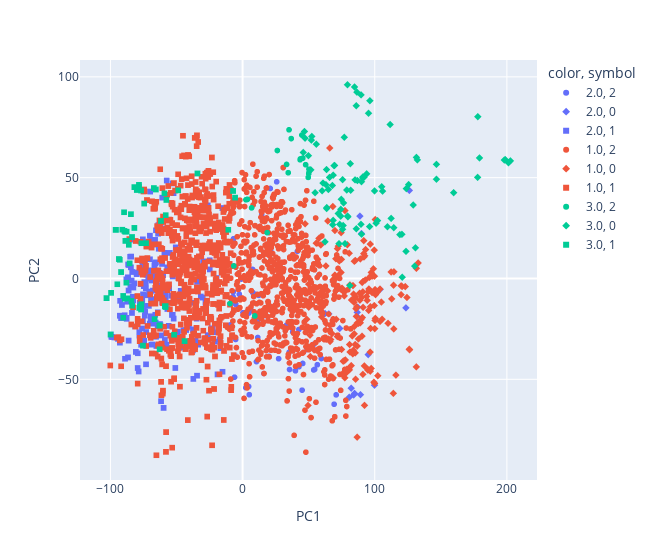

Here is the notebook cell this chart was saved with:
### Markdown cell above
### Données non-normalisées

### Code cell
cls = KMeans(n_clusters=3, init="k-means++")
cls.fit(data_without_class)
labels = pd.Series(cls.labels_, name="K-means")
labels = pd.Categorical(labels, categories=[0, 1, 2, 3])

fig = px.scatter(x=pcs.T[0], y=pcs.T[1], color=data["fetal_health"], symbol=labels,
                 labels={'x': 'PC1', 'y': 'PC2'}, width=650)
fig.show()
print(f"ARI : {adjusted_rand_score(labels, data['fetal_health'])}")

### Figure 1 — Plotly figure (JSON) as saved in the notebook; plotly's stock layout.template omitted (floating-point values rounded to 4 significant figures; data arrays with more than 128 entries replaced by an {"elided": "..."} marker saying what was removed)
{"data": [{"hovertemplate": "color=2.0<br>symbol=2<br>PC1=%{x}<br>PC2=%{y}<extra></extra>", "legendgroup": "2.0, 2", "marker": {"color": "#636efa", "symbol": "circle"}, "mode": "markers", "name": "2.0, 2", "showlegend": true, "type": "scattergl", "x": [20.94, 53.79, 54.54, 57.72, 42.6, 42.68, 10.49, -5.277, 25.8, 2.436, 4.553, 5.061, 16.09, 21.36, 21.54, 14.48, 41.5, -6.876, 7.6, -2.422, 27.26, 20.04, -7.07, 12.22, 56.57, -5.17, -5.17, 10.31, -0.9112, 54.01, 7.672, 45.49, 69.27, 70.81, 0.3103, 4.798, 59.56, 37.89, 40.0, 10.93, 35.2, -7.204, 48.82, 6.293, 17.44, 14.4, 12.43, 11.93, 33.33, 35.52, 11.48, 42.58, -3.138, 30.73, -9.181, 45.02, -6.091], "xaxis": "x", "y": [44.64, -45.38, -45.09, 1.695, -43.72, -43.73, -41.24, -30.24, 47.94, -54.17, -53.57, -57.63, -47.13, 14.33, 12.54, 31.78, 13.52, 19.68, -6.918, -7.839, -39.77, -38.6, -6.645, -8.386, -42.76, -12.82, -12.82, -7.876, -0.2906, -32.55, 4.462, -42.15, -62.35, -57.73, -16.97, -17.13, -39.7, -26.48, -45.8, -18.25, -36.63, -9.053, -35.3, -15.38, -18.46, -16.97, -20.09, -20.18, -23.09, -45.15, -29.28, -25.31, -5.414, 54.98, -23.02, -55.38, -48.95], "yaxis": "y"}, {"hovertemplate": "color=2.0<br>symbol=0<br>PC1=%{x}<br>PC2=%{y}<extra></extra>", "legendgroup": "2.0, 0", "marker": {"color": "#636efa", "symbol": "diamond"}, "mode": "markers", "name": "2.0, 0", "showlegend": true, "type": "scattergl", "x": [104.1, 123.6, 95.04, 82.17, 84.08, 80.69, 84.74, 89.19, 99.81, 126.2, 86.42, 86.75, 65.24, 62.38, 73.51, 68.51, 87.16, 89.96, 88.77], "xaxis": "x", "y": [-5.372, -14.56, -37.77, -54.4, -57.78, -58.9, -57.0, -57.62, -52.91, 43.66, -18.64, -16.8, -17.57, -17.36, -24.78, -1.547, -14.22, 22.28, 30.93], "yaxis": "y"}, {"hovertemplate": "color=2.0<br>symbol=1<br>PC1=%{x}<br>PC2=%{y}<extra></extra>", "legendgroup": "2.0, 1", "marker": {"color": "#636efa", "symbol": "square"}, "mode": "markers", "name": "2.0, 1", "showlegend": true, "type": "scattergl", "x": {"elided": "219 float values"}, "xaxis": "x", "y": {"elided": "219 float values"}, "yaxis": "y"}, {"hovertemplate": "color=1.0<br>symbol=2<br>PC1=%{x}<br>PC2=%{y}<extra></extra>", "legendgroup": "1.0, 2", "marker": {"color": "#EF553B", "symbol": "circle"}, "mode": "markers", "name": "1.0, 2", "showlegend": true, "type": "scattergl", "x": {"elided": "747 float values"}, "xaxis": "x", "y": {"elided": "747 float values"}, "yaxis": "y"}, {"hovertemplate": "color=1.0<br>symbol=0<br>PC1=%{x}<br>PC2=%{y}<extra></extra>", "legendgroup": "1.0, 0", "marker": {"color": "#EF553B", "symbol": "diamond"}, "mode": "markers", "name": "1.0, 0", "showlegend": true, "type": "scattergl", "x": {"elided": "170 float values"}, "xaxis": "x", "y": {"elided": "170 float values"}, "yaxis": "y"}, {"hovertemplate": "color=1.0<br>symbol=1<br>PC1=%{x}<br>PC2=%{y}<extra></extra>", "legendgroup": "1.0, 1", "marker": {"color": "#EF553B", "symbol": "square"}, "mode": "markers", "name": "1.0, 1", "showlegend": true, "type": "scattergl", "x": {"elided": "738 float values"}, "xaxis": "x", "y": {"elided": "738 float values"}, "yaxis": "y"}, {"hovertemplate": "color=3.0<br>symbol=2<br>PC1=%{x}<br>PC2=%{y}<extra></extra>", "legendgroup": "3.0, 2", "marker": {"color": "#00cc96", "symbol": "circle"}, "mode": "markers", "name": "3.0, 2", "showlegend": true, "type": "scattergl", "x": [3.607, 3.666, 2.523, 9.253, 9.253, -9.541, -6.67, 47.7, 6.803, 18.6, 34.53, 44.86, 36.79, 33.28, 35.15, 49.67, 50.07, 50.33, 50.25, 43.71, 43.54, 45.56, 26.29], "xaxis": "x", "y": [39.2, 39.24, 39.04, -18.56, -18.56, -12.45, 6.232, 56.42, 35.01, 22.74, 52.44, 71.13, 69.37, 56.56, 73.72, 50.14, 52.01, 52.93, 54.22, 59.29, 58.86, 59.66, 63.47], "yaxis": "y"}, {"hovertemplate": "color=3.0<br>symbol=0<br>PC1=%{x}<br>PC2=%{y}<extra></extra>", "legendgroup": "3.0, 0", "marker": {"color": "#00cc96", "symbol": "diamond"}, "mode": "markers", "name": "3.0, 0", "showlegend": true, "type": "scattergl", "x": [159.7, 177.8, 120.6, 146.7, 130.8, 132.2, 95.3, 62.36, 90.01, 131.5, 123.7, 81.15, 77.49, 130.2, 119.0, 146.7, 111.7, 60.18, 54.87, 90.9, 89.95, 91.97, 81.52, 93.89, 91.03, 65.8, 105.9, 123.9, 125.6, 105.3, 86.89, 85.12, 99.84, 49.8, 45.9, 55.78, 52.02, 52.39, 46.79, 47.27, 69.62, 79.43, 79.71, 69.19, 60.84, 96.33, 86.49, 89.66, 84.7, 79.35, 76.41, 89.57, 86.06, 74.33, 96.1, 102.1, 178.0, 201.2, 202.7, 198.8, 198.0, 179.3, 64.92, 68.17, 68.53, 63.05, 63.61, 63.7, 68.58, 63.51, 74.67, 67.95, 51.65, 78.81, 81.79, 101.0, 112.4, 76.94, 129.1, 114.4, 109.6, 75.68, 120.8, 72.36, 74.25, 76.1, 73.53, 75.65, 72.96, 86.01], "xaxis": "x", "y": [42.54, 50.16, 21.89, 49.23, 15.21, 58.82, 81.94, 18.18, 21.95, 60.05, 13.45, -3.536, 17.27, 6.141, 21.74, 56.6, 76.35, 43.49, 42.53, 49.9, 47.98, 50.25, 56.93, 51.89, 50.36, 50.13, 43.31, 44.55, 46.57, 45.49, 48.56, 48.9, 43.42, 60.89, 62.51, 66.59, 68.61, 70.44, 72.9, 69.55, 56.06, 30.95, 30.56, 55.95, 47.32, 88.15, 92.39, 91.04, 94.97, 96.07, 37.47, 26.87, 24.65, 34.3, 25.72, 28.7, 80.24, 57.37, 58.31, 58.93, 58.74, 59.78, 44.13, 26.64, 28.83, 46.54, 34.68, 35.15, 51.24, 54.01, 39.27, 46.13, 53.88, 43.88, 43.75, 27.39, 29.8, 70.01, 36.44, 25.18, 25.64, 49.01, 0.6219, 32.23, 30.93, 26.27, 26.85, 24.39, 17.26, 85.66], "yaxis": "y"}, {"hovertemplate": "color=3.0<br>symbol=1<br>PC1=%{x}<br>PC2=%{y}<extra></extra>", "legendgroup": "3.0, 1", "marker": {"color": "#00cc96", "symbol": "square"}, "mode": "markers", "name": "3.0, 1", "showlegend": true, "type": "scattergl", "x": [-59.11, -74.48, -76.78, -58.16, -78.38, -84.15, -76.55, -87.09, -80.1, -90.38, -99.52, -89.04, -91.93, -102.9, -102.9, -78.2, -94.8, -87.91, -89.4, -91.0, -87.78, -88.81, -92.89, -93.59, -87.57, -88.69, -99.88, -85.48, -58.31, -58.28, -58.79, -63.01, -66.58, -90.3, -51.82, -43.88, -77.58, -83.62, -76.8, -62.61, -57.67, -78.42, -81.85, -81.78, -48.68, -65.62, -67.14, -5.676, -7.192, -34.13, -81.89, -84.48, -76.54, -83.65, -73.09, -86.06, -96.08, -95.81, -61.75, -89.69, -75.39, -62.77, -10.8], "xaxis": "x", "y": [42.21, 37.15, 43.62, 31.41, 45.47, -11.18, -12.73, -9.859, 43.88, -8.669, -7.144, -9.989, 3.188, -9.764, -9.764, -14.61, -2.863, -2.083, 23.58, 24.19, 23.22, 23.13, 9.259, 9.648, 18.73, 18.63, -27.79, 7.489, -14.16, -13.71, -13.75, -23.34, -20.18, -19.45, -27.9, -31.05, -13.93, -13.45, -15.36, -23.24, 38.94, 46.4, 45.28, 45.29, 43.69, 44.12, 44.84, 40.1, 43.39, 52.08, 25.07, 31.9, 17.47, 20.56, 17.51, 16.68, 24.1, 24.13, 28.54, 32.85, -33.3, -35.11, 24.13], "yaxis": "y"}], "layout": {"legend": {"title": {"text": "color, symbol"}, "tracegroupgap": 0}, "margin": {"t": 60}, "width": 650, "xaxis": {"anchor": "y", "domain": [0, 1], "title": {"text": "PC1"}}, "yaxis": {"anchor": "x", "domain": [0, 1], "title": {"text": "PC2"}}}}
